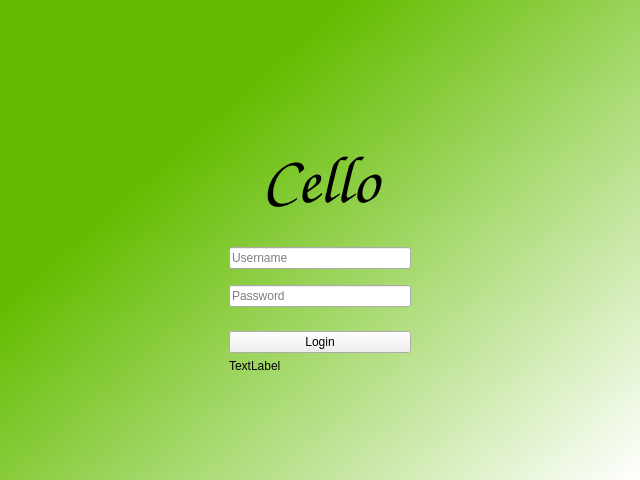
<?xml version="1.0" encoding="UTF-8"?>
<ui version="4.0">
 <class>MainWindow</class>
 <widget class="QMainWindow" name="MainWindow">
  <property name="geometry">
   <rect>
    <x>0</x>
    <y>0</y>
    <width>640</width>
    <height>480</height>
   </rect>
  </property>
  <property name="windowTitle">
   <string>MainWindow</string>
  </property>
  <property name="styleSheet">
   <string notr="true">QMainWindow#MainWindow{
	background-color: qlineargradient(spread:pad, x1:0.239, y1:0.357955, x2:1, y2:1, stop:0 rgba(99, 188, 0, 255), stop:1 rgba(255, 255, 255, 255));
}
QWidget#centralwidget{
	background-color: qlineargradient(spread:pad, x1:0.239, y1:0.357955, x2:1, y2:1, stop:0 rgba(99, 188, 0, 255), stop:1 rgba(255, 255, 255, 255));
}</string>
  </property>
  <widget class="QWidget" name="centralwidget">
   <layout class="QHBoxLayout" name="horizontalLayout">
    <item>
     <spacer name="horizontalSpacer">
      <property name="orientation">
       <enum>Qt::Horizontal</enum>
      </property>
      <property name="sizeHint" stdset="0">
       <size>
        <width>220</width>
        <height>20</height>
       </size>
      </property>
     </spacer>
    </item>
    <item>
     <layout class="QVBoxLayout" name="verticalLayout">
      <item>
       <spacer name="verticalSpacer_5">
        <property name="orientation">
         <enum>Qt::Vertical</enum>
        </property>
        <property name="sizeHint" stdset="0">
         <size>
          <width>20</width>
          <height>78</height>
         </size>
        </property>
       </spacer>
      </item>
      <item>
       <widget class="QLabel" name="label">
        <property name="font">
         <font>
          <family>Z003</family>
          <pointsize>50</pointsize>
          <weight>75</weight>
          <italic>true</italic>
          <bold>true</bold>
         </font>
        </property>
        <property name="text">
         <string>Cello</string>
        </property>
        <property name="alignment">
         <set>Qt::AlignCenter</set>
        </property>
       </widget>
      </item>
      <item>
       <spacer name="verticalSpacer">
        <property name="orientation">
         <enum>Qt::Vertical</enum>
        </property>
        <property name="sizeType">
         <enum>QSizePolicy::Preferred</enum>
        </property>
        <property name="sizeHint" stdset="0">
         <size>
          <width>20</width>
          <height>18</height>
         </size>
        </property>
       </spacer>
      </item>
      <item>
       <widget class="QLineEdit" name="lineEdit">
        <property name="placeholderText">
         <string>Username</string>
        </property>
       </widget>
      </item>
      <item>
       <spacer name="verticalSpacer_2">
        <property name="orientation">
         <enum>Qt::Vertical</enum>
        </property>
        <property name="sizeType">
         <enum>QSizePolicy::Preferred</enum>
        </property>
        <property name="sizeHint" stdset="0">
         <size>
          <width>20</width>
          <height>10</height>
         </size>
        </property>
       </spacer>
      </item>
      <item>
       <widget class="QLineEdit" name="lineEdit_2">
        <property name="echoMode">
         <enum>QLineEdit::Password</enum>
        </property>
        <property name="placeholderText">
         <string>Password</string>
        </property>
       </widget>
      </item>
      <item>
       <spacer name="verticalSpacer_3">
        <property name="orientation">
         <enum>Qt::Vertical</enum>
        </property>
        <property name="sizeType">
         <enum>QSizePolicy::Preferred</enum>
        </property>
        <property name="sizeHint" stdset="0">
         <size>
          <width>20</width>
          <height>18</height>
         </size>
        </property>
       </spacer>
      </item>
      <item>
       <widget class="QPushButton" name="pushButton">
        <property name="text">
         <string>Login</string>
        </property>
       </widget>
      </item>
      <item>
       <widget class="QLabel" name="label_2">
        <property name="text">
         <string>TextLabel</string>
        </property>
       </widget>
      </item>
      <item>
       <spacer name="verticalSpacer_4">
        <property name="orientation">
         <enum>Qt::Vertical</enum>
        </property>
        <property name="sizeType">
         <enum>QSizePolicy::Preferred</enum>
        </property>
        <property name="sizeHint" stdset="0">
         <size>
          <width>20</width>
          <height>98</height>
         </size>
        </property>
       </spacer>
      </item>
     </layout>
    </item>
    <item>
     <spacer name="horizontalSpacer_2">
      <property name="orientation">
       <enum>Qt::Horizontal</enum>
      </property>
      <property name="sizeHint" stdset="0">
       <size>
        <width>220</width>
        <height>20</height>
       </size>
      </property>
     </spacer>
    </item>
   </layout>
  </widget>
  <widget class="QMenuBar" name="menubar">
   <property name="geometry">
    <rect>
     <x>0</x>
     <y>0</y>
     <width>640</width>
     <height>22</height>
    </rect>
   </property>
  </widget>
 </widget>
 <resources/>
 <connections/>
</ui>
